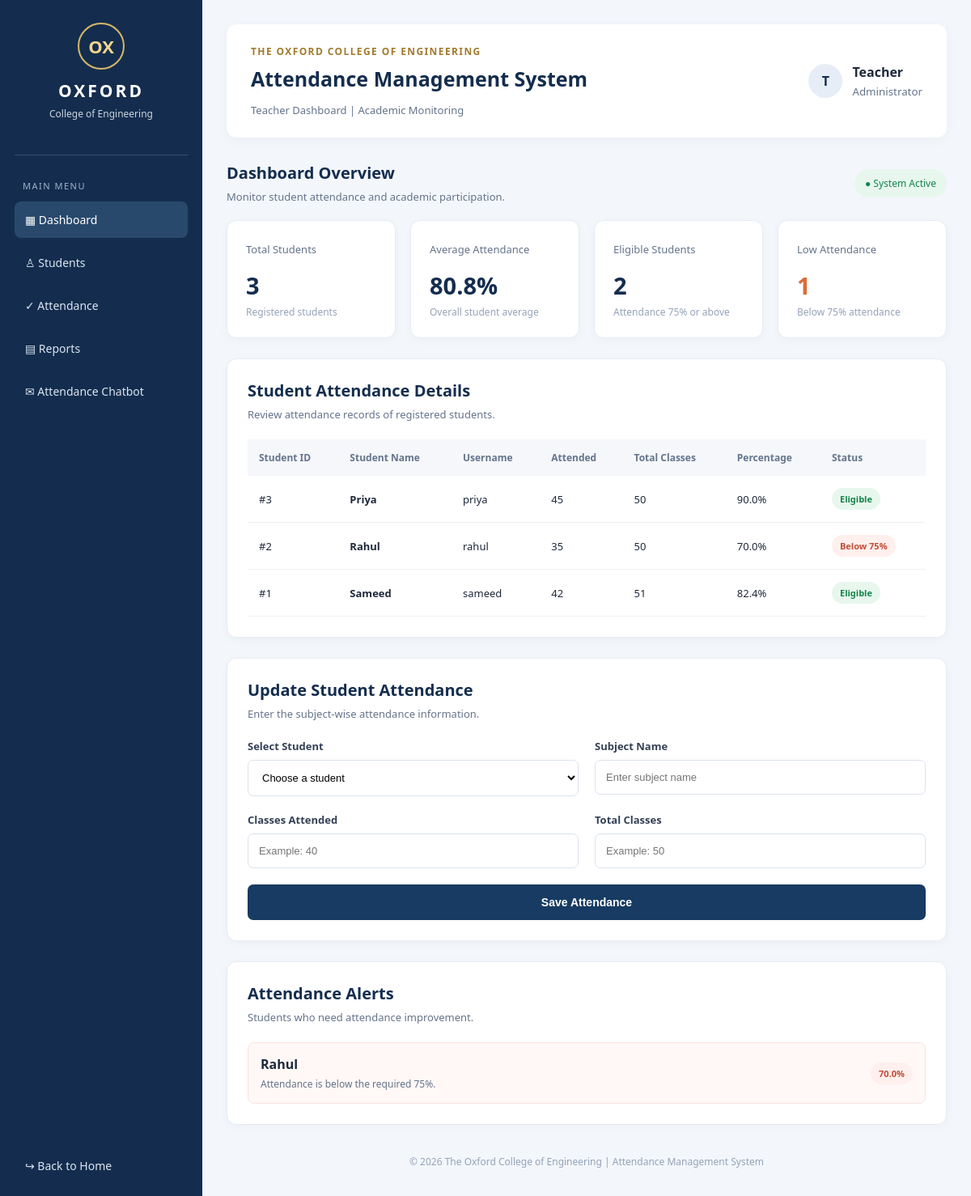
Screenshot of /teacher with the database file from the repository.
### tables this page shows
CREATE TABLE users (
    id INTEGER PRIMARY KEY AUTOINCREMENT,
    name TEXT NOT NULL,
    username TEXT UNIQUE NOT NULL,
    password TEXT NOT NULL,
    role TEXT NOT NULL
);

### app.py (the view)
@app.route("/teacher")
def teacher():
    connection = get_db_connection()
    cursor = connection.cursor()
    cursor.execute("""
        SELECT
            users.id,
            users.name,
            users.username,
            COALESCE(SUM(attendance.attended), 0) AS attended,
            COALESCE(SUM(attendance.total), 0) AS total
        FROM users
        LEFT JOIN attendance
        ON users.id = attendance.student_id
        WHERE users.role = 'student'
        GROUP BY users.id
        ORDER BY users.name
    """)
    students = cursor.fetchall()
    connection.close()
    student_list = []
    for student in students:
        attended = student["attended"]
        total = student["total"]
        percentage = (attended / total * 100) if total > 0 else 0
        student_list.append({
            "id": student["id"],
            "name": student["name"],
            "username": student["username"],
            "attended": attended,
            "total": total,
            "percentage": round(percentage, 1),
            "status": "Eligible" if percentage >= MIN_ATTENDANCE else "Below 75%"
        })
    return render_template(
        "teacher.html",
        students=student_list
    )

### app.py (called while the page is built)
def get_db_connection():
    connection = sqlite3.connect("attendance.db")
    connection.row_factory = sqlite3.Row
    return connection

### templates/teacher.html (shortened to what this page needs)
<!DOCTYPE html>
<html lang="en">
<head>
    <link rel="stylesheet" href="{{ url_for('static', filename='style.css') }}">
</head>
<body>
<div class="dashboard">
    <aside class="sidebar">
        <div class="sidebar-brand">
            <div class="college-logo">OX</div>
            <h2>OXFORD</h2>
            <p>College of Engineering</p>
        </div>
        <p class="menu-label">MAIN MENU</p>
        <nav>
            <a href="/teacher" class="active">▦ Dashboard</a>
            <a href="#students">♙ Students</a>
            <a href="#attendance">✓ Attendance</a>
            <a href="#reports">▤ Reports</a>
            <a href="/chatbot">✉ Attendance Chatbot</a>
        </nav>
        <div class="sidebar-bottom">
            <a href="/logout">↪ Back to Home</a>
        </div>
    </aside>
    <main class="main-content">
        <header class="top-header">
            <div>
                <p class="eyebrow">THE OXFORD COLLEGE OF ENGINEERING</p>
                <h1>Attendance Management System</h1>
                <p class="subtitle">Teacher Dashboard | Academic Monitoring</p>
            </div>
            <div class="admin-profile">
                <div class="profile-icon">T</div>
                <div>
                    <strong>Teacher</strong>
                    <small>Administrator</small>
                </div>
            </div>
        </header>
        <section class="welcome-section">
            <div>
                <h2>Dashboard Overview</h2>
                <p>Monitor student attendance and academic participation.</p>
            </div>
            <span class="live-status">● System Active</span>
        </section>
        <section class="dashboard-cards">
            <div class="dashboard-card">
                <span class="card-label">Total Students</span>
                <h2>{{ students|length }}</h2>
                <p>Registered students</p>
            </div>
            <div class="dashboard-card">
                <span class="card-label">Average Attendance</span>
                <h2>
                    {% if students|length > 0 %}
                        {{ (students|sum(attribute='percentage') / students|length)|round(1) }}%
                    {% else %}
                        0%
                    {% endif %}
                </h2>
                <p>Overall student average</p>
            </div>
            <div class="dashboard-card">
                <span class="card-label">Eligible Students</span>
                <h2>{{ students|selectattr('percentage', 'ge', 75)|list|length }}</h2>
                <p>Attendance 75% or above</p>
            </div>
            <div class="dashboard-card warning-card">
                <span class="card-label">Low Attendance</span>
                <h2>{{ students|selectattr('percentage', 'lt', 75)|list|length }}</h2>
                <p>Below 75% attendance</p>
            </div>
        </section>
        <section class="dashboard-section" id="students">
            <div class="section-heading">
                <div>
                    <h2>Student Attendance Details</h2>
                    <p>Review attendance records of registered students.</p>
                </div>
            </div>
            <div class="table-container">
                <table>
                    <thead>
                        <tr>
                            <th>Student ID</th>
                            <th>Student Name</th>
                            <th>Username</th>
                            <th>Attended</th>
                            <th>Total Classes</th>
                            <th>Percentage</th>
                            <th>Status</th>
                        </tr>
                    </thead>
                    <tbody>
                        {% for student in students %}
                        <tr>
                            <td>#{{ student.id }}</td>
                            <td><strong>{{ student.name }}</strong></td>
                            <td>{{ student.username }}</td>
                            <td>{{ student.attended }}</td>
                            <td>{{ student.total }}</td>
                            <td>{{ student.percentage }}%</td>
                            <td>
                                {% if student.percentage >= 75 %}
                                    <span class="status eligible">Eligible</span>
                                {% else %}
                                    <span class="status low">Below 75%</span>
                                {% endif %}
                            </td>
                        </tr>
                        {% else %}
                        <tr>
                            <td colspan="7">No student records found.</td>
                        </tr>
                        {% endfor %}
                    </tbody>
                </table>
            </div>
        </section>
        <section class="dashboard-section" id="attendance">
            <div class="section-heading">
                <div>
                    <h2>Update Student Attendance</h2>
                    <p>Enter the subject-wise attendance information.</p>
                </div>
            </div>
            <form action="/teacher/update" method="POST" class="attendance-form">
                <div class="form-group">
                    <label>Select Student</label>
                    <select name="student_id" required>
                        <option value="">Choose a student</option>
                    </select>
                </div>
                <div class="form-group">
                    <label>Subject Name</label>
                    <input type="text" name="subject" placeholder="Enter subject name" required>
                </div>
                <div class="form-group">
                    <label>Classes Attended</label>
                    <input type="number" name="attended" min="0" placeholder="Example: 40" required>
                </div>
                <div class="form-group">
                    <label>Total Classes</label>
                    <input type="number" name="total" min="0" placeholder="Example: 50" required>
                </div>
                <button type="submit">Save Attendance</button>
            </form>
        </section>
        <section class="dashboard-section" id="reports">
            <div class="section-heading">
                <div>
                    <h2>Attendance Alerts</h2>
                    <p>Students who need attendance improvement.</p>
                </div>
            </div>
            <div class="alerts-list">
                {% for student in students if student.percentage < 75 %}
                <div class="alert-item">
                    <div>
                        <strong>{{ student.name }}</strong>
                        <p>Attendance is below the required 75%.</p>
                    </div>
                    <span class="status low">{{ student.percentage }}%</span>
                </div>
                {% else %}
                <p class="no-alerts">No students are currently below 75% attendance.</p>
                {% endfor %}
            </div>
        </section>
        <footer class="dashboard-footer">
            <p>© 2026 The Oxford College of Engineering | Attendance Management System</p>
        </footer>
    </main>
</div>
</body>
</html>

### rows the page displays
users: id "3", name "Priya", username "priya", attended "45", total "50", percentage "90.0", shows "Eligible"
users: id "2", name "Rahul", username "rahul", attended "35", total "50", percentage "70.0", shows "Below 75%"
users: id "1", name "Sameed", username "sameed", attended "42", total "51", percentage "82.4", shows "Eligible"

### other values shown
{{ students|length }} "3"
{{ (students|sum(attribute='percentage') / students|length)|round(1) }} "80.8"
{{ students|selectattr('percentage', 'ge', 75)|list|length }} "2"
{{ students|selectattr('percentage', 'lt', 75)|list|length }} "1"
